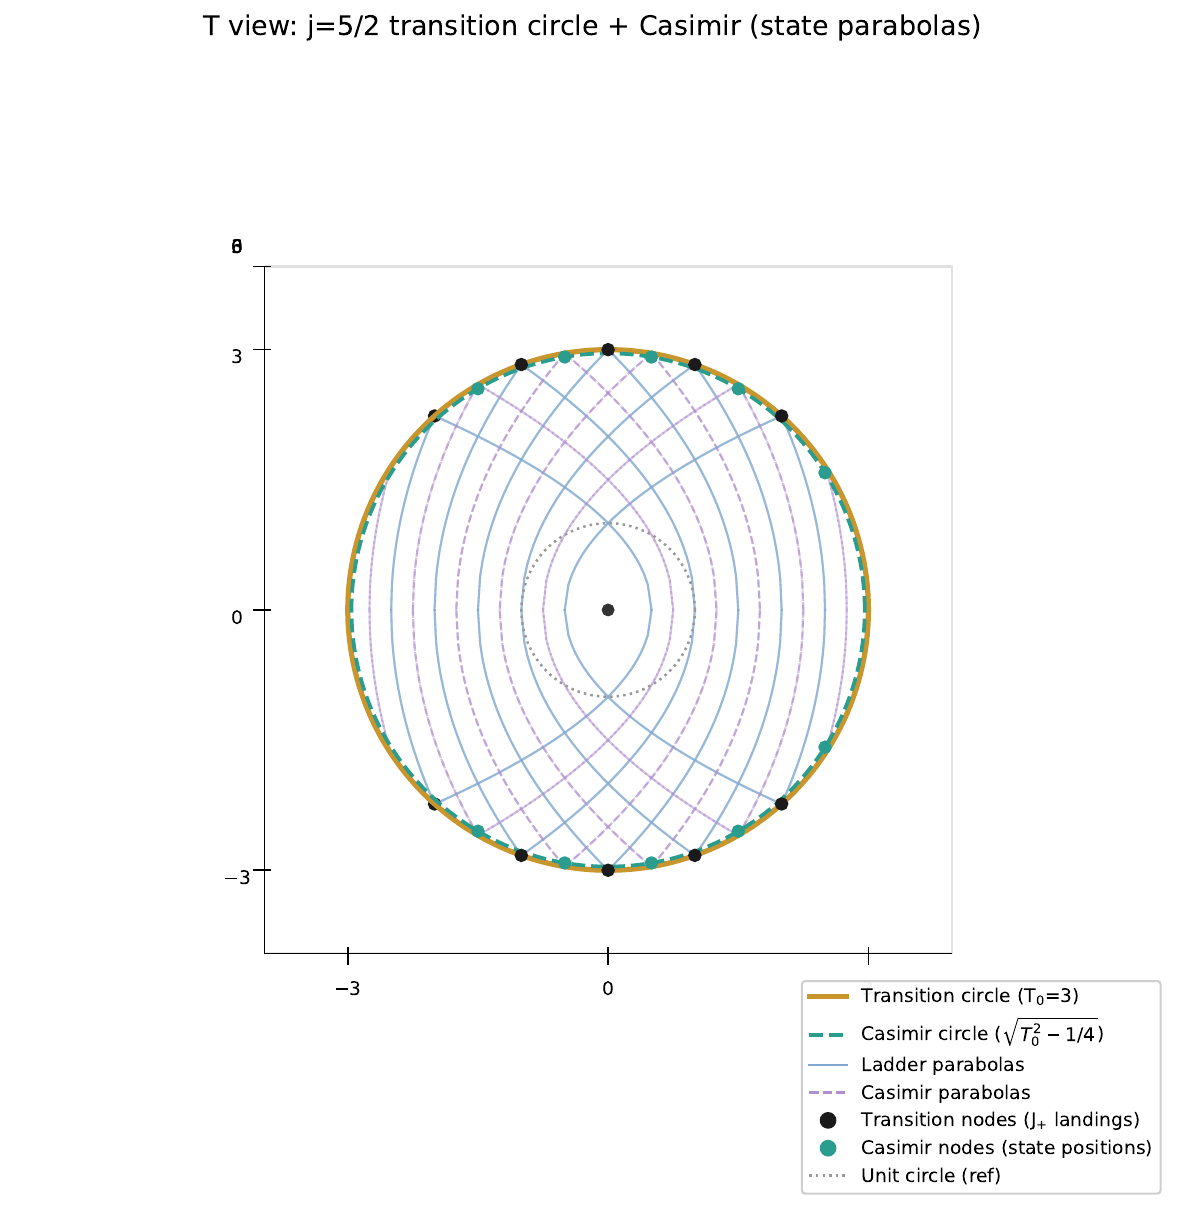

Python code for this plot:
"""Figure 2 for Paper C: T-view of j=5/2 transition circle with Casimir structure.
State parabolas (ladder + Casimir families), both circles, node dots, unit circle ref.
Jeremy 2026-10-08: template approved from T-view trials.
"""
"""Final T-view: j=5/2, state parabolas, both circles, dots, legend, backdrop, no shading."""
import numpy as np
import matplotlib
matplotlib.use("Agg")
import matplotlib.pyplot as plt
from mpl_toolkits.mplot3d import Axes3D  # noqa
from matplotlib.lines import Line2D

T0 = 3.0
j = 2.5
ROW = "#7fa7cf"
COL = "#b08fcf"
GOLD = "#c9962e"
TEAL = "#2a9d8f"

fig = plt.figure(figsize=(10, 10))
ax = fig.add_subplot(111, projection="3d")

def mesh_parabolas(us, color, ls, alpha, lw):
    for uu in us:
        for Tlo, Thi, mirror in [(0, T0, False), (T0, 2*T0, True)]:
            if mirror:
                lo, hi = Tlo, min(Thi, 2*T0-uu/2)
            else:
                lo, hi = max(Tlo, uu/2)+1e-6, Thi
            if hi <= lo: continue
            Ts = np.linspace(lo, hi, 60)
            Te = (2*T0-Ts) if mirror else Ts
            X = uu-Te
            Y = np.sqrt(np.maximum(uu*(2*Te-uu), 0))
            for sgn in (1,-1):
                ax.plot(X, sgn*Y, Ts, color=color, alpha=alpha, lw=lw, ls=ls, zorder=3)
                ax.plot(Te-uu, sgn*Y, Ts, color=color, alpha=alpha, lw=lw, ls=ls, zorder=3)

mesh_parabolas([1.0, 2.0, 3.0, 4.0, 5.0, 6.0], ROW, '-', 0.55, 1.0)
mesh_parabolas([1.5, 2.5, 3.5, 4.5, 5.5], COL, '--', 0.55, 1.0)

te = np.linspace(0, 2*np.pi, 200)
ax.plot(T0*np.cos(te), T0*np.sin(te), np.full_like(te, T0), color=GOLD, lw=2.5, zorder=5)
r_cas = np.sqrt(T0**2 - 0.25)
ax.plot(r_cas*np.cos(te), r_cas*np.sin(te), np.full_like(te, T0), color=TEAL, lw=1.8, ls='--', zorder=5)
ax.plot(np.cos(te), np.sin(te), np.full_like(te, T0), color="#999999", lw=1.2, ls=':', zorder=5)

for uu in [1.0, 2.0, 3.0, 4.0, 5.0]:  # 5 J+ transitions; no J+ out of top state (u=6)
    Xd = uu - T0
    Yd = np.sqrt(max(uu*(2*T0-uu), 0))
    ax.scatter([Xd],[Yd],[T0], color="#1a1a1a", s=30, zorder=6)
    if Yd > 1e-9:
        ax.scatter([Xd],[-Yd],[T0], color="#1a1a1a", s=30, zorder=6)
for uu in [1.5, 2.5, 3.5, 4.5, 5.5]:
    Xd = uu - T0
    if abs(Xd) < r_cas:
        Yd = np.sqrt(r_cas**2 - Xd**2)
        ax.scatter([Xd],[Yd],[T0], color=TEAL, s=30, zorder=6)
        ax.scatter([Xd],[-Yd],[T0], color=TEAL, s=30, zorder=6)

ax.scatter([0],[0],[0], color="#333333", s=25, zorder=5)
ax.scatter([0],[0],[2*T0], color="#333333", s=25, zorder=5)

ax.set_xlim(-3.8, 3.8); ax.set_ylim(-3.8, 3.8); ax.set_zlim(-0.8, 6.8)
ax.set_box_aspect((1,1,1))
ax.view_init(elev=90, azim=-90)
ax.set_proj_type('ortho')
ax.set_title("T view: j=5/2 transition circle + Casimir (state parabolas)", fontsize=13)

ax.grid(False)
ax.xaxis.pane.fill = False
ax.yaxis.pane.fill = False
ax.zaxis.pane.fill = False
ax.xaxis.pane.set_edgecolor("0.85")
ax.yaxis.pane.set_edgecolor("0.85")
ax.zaxis.pane.set_edgecolor("0.85")
ax.set_xticks([-T0, 0, T0])
ax.set_yticks([-T0, 0, T0])
ax.set_zticks([0, T0, 2*T0])
ax.tick_params(labelsize=9)

legend_handles = [
    Line2D([0],[0], color=GOLD, lw=2.5, label='Transition circle (T$_{0}$=3)'),
    Line2D([0],[0], color=TEAL, lw=1.8, ls='--', label='Casimir circle ($\\sqrt{T_0^2-1/4}$)'),
    Line2D([0],[0], color=ROW, lw=1.2, label='Ladder parabolas'),
    Line2D([0],[0], color=COL, lw=1.2, ls='--', label='Casimir parabolas'),
    Line2D([0],[0], marker='o', color='#1a1a1a', ls='', ms=7, label='Transition nodes (J$_{+}$ landings)'),
    Line2D([0],[0], marker='o', color=TEAL, ls='', ms=7, label='Casimir nodes (state positions)'),
    Line2D([0],[0], color="#999999", lw=1.2, ls=':', label='Unit circle (ref)'),
]
ax.legend(handles=legend_handles, loc='lower right', fontsize=9, framealpha=0.95)

plt.savefig("/home/hatch/workspace/d12/arxiv-prep/paper_c/fig_tview_casimir_ladder.pdf", bbox_inches="tight")
print("saved")
